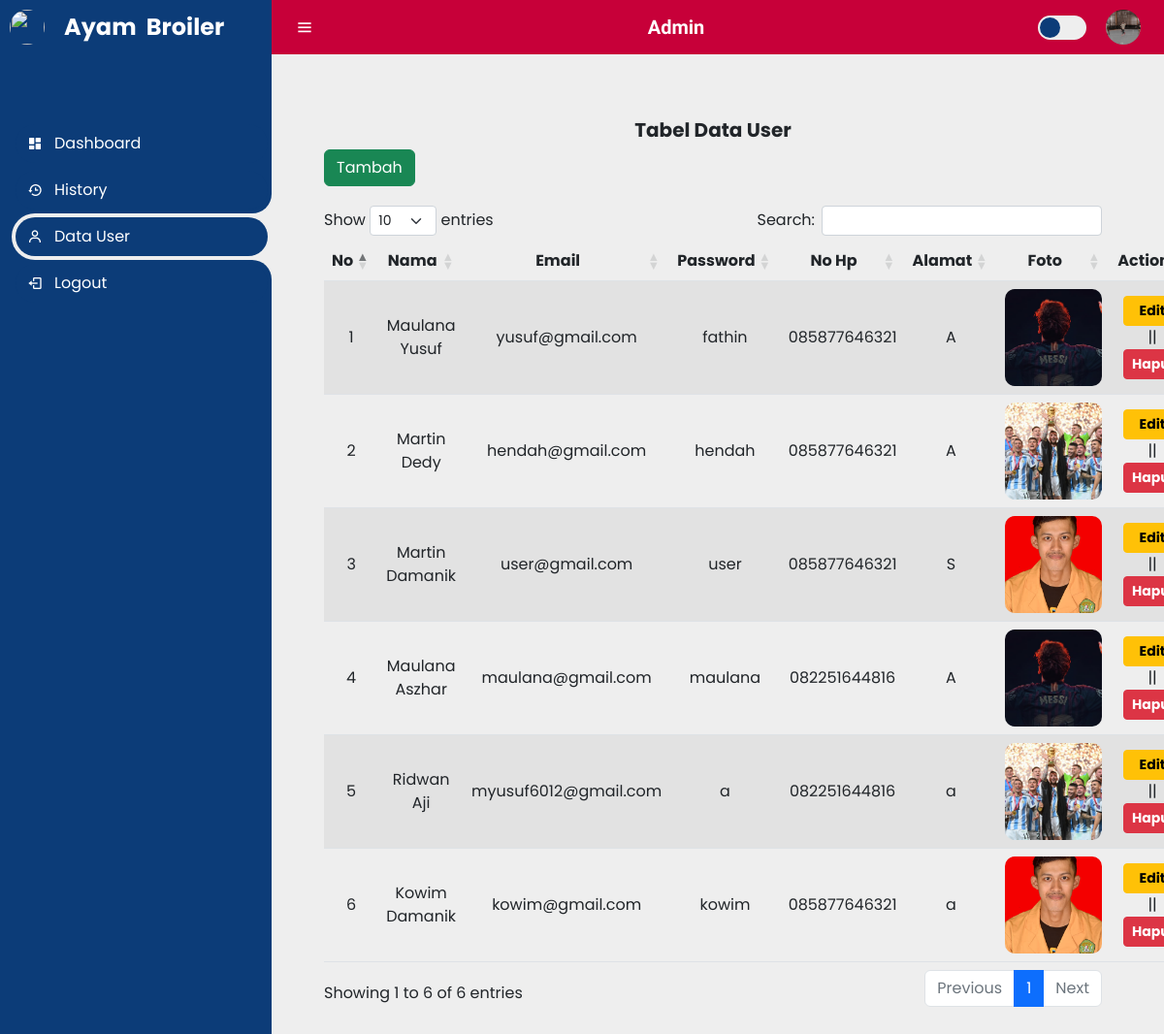
The app's page /data_user.php (signed in) with its own data.
### tables this page shows
CREATE TABLE `data_user` (
  `id` int(11) NOT NULL,
  `nama_depan` varchar(255) NOT NULL,
  `nama_belakang` varchar(255) NOT NULL,
  `email` varchar(255) NOT NULL,
  `password` varchar(255) NOT NULL,
  `no_hp` varchar(255) NOT NULL,
  `alamat` varchar(255) NOT NULL,
  `foto` varchar(255) NOT NULL,
  `waktu` datetime NOT NULL DEFAULT current_timestamp()
);

### data_user.php (the view, shortened to what this page needs)
<?php
include "db.php";
$user = mysqli_query($conn,"SELECT * FROM data_user");
?>
<!DOCTYPE html>
<html lang="en">
<head>
	<link href='https://unpkg.com/boxicons@2.0.9/css/boxicons.min.css' rel='stylesheet'>
	<link rel="stylesheet" href="assets/style.css">
    <link rel="stylesheet" href="https://cdnjs.cloudflare.com/ajax/libs/twitter-bootstrap/5.2.0/css/bootstrap.min.css">
  <link rel="stylesheet" href="https://cdn.datatables.net/1.13.4/css/dataTables.bootstrap5.min.css">
</head>
<body>
	<section id="sidebar">
		<a href="assets/img/f.jpg" target="_blank"class="brand" style="">
            <img src="assets/img/f.jpg">
			<span class="text">Ayam&nbsp&nbspBroiler</span>
		</a>
		<ul class="side-menu top">
			<li >
			<button onclick="window.location.href='index_admin.php'">
				<i class='bx bxs-dashboard' ></i>
				<span class="text">Dashboard</span>
			</button>
			</li>
			<li>
				<button onclick="window.location.href='histori_admin.php'">
					<i class='bx bx-history'></i>
					<span class="text">History</span>
				</button>
			</li>
			<li class="active">
				<button onclick="window.location.href='data_user.php'">
                    <i class='bx bx-user' ></i>
					<span class="text">Data User</span>
				</button>
			</li>
			<li>
				<button onclick="contoh()">
					<i class='bx bx-log-out'></i>
					<span class="text" >Logout</span>
				</button>
			</li>
		</ul>
	</section>
	<section id="content">
		<nav>
			<i class='bx bx-menu' ></i>
			<b>Admin</b>
			<div class="nav-right">
				<label for="switch-mode" class="switch-mode"></label>
				<a href="#" class="profile">
					<img src="assets/img/yusuf.jpg">
				</a>
			</div>
		</nav>
		<main>
            <div class="tabel">
                <center><h5 style="margin-top:10px;"><b>Tabel Data User</b></h5></center>
                <table id="example" class="table table-striped" style="width:100%">
                <a href="tambah_user.php"><button type="button" class="btn btn-success" style="margin-bottom:20px">Tambah</button></a>
                <thead>
                    <tr >
                        <th class="text-center">No</th>
                        <th class="text-center">Nama</th>
                        <th class="text-center">Email</th>
                        <th class="text-center">Password</th>
                        <th class="text-center">No Hp</th>
                        <th class="text-center">Alamat</th>
                        <th class="text-center">Foto</th>
                        <th class="text-center">Action</th>
                    </tr>
                </thead>
                <tbody class="text-center">
                    <?php
                    $no=1;
                        while($data_user=mysqli_fetch_array($user)){
                    ?>
                        <tr class="align-middle">
                            <td><?php echo $no ?></td>
                            <td ><?php echo ucwords(strtolower($data_user['nama_depan']))." ".ucwords(strtolower($data_user['nama_belakang'])) ?></td>
                            <td><?php echo $data_user['email'] ?></td>
                            <td><?php echo $data_user['password'] ?></td>
                            <td><?php echo $data_user['no_hp'] ?></td>
                            <td><?php echo $data_user['alamat'] ?></td>
                            <td><a href="assets/foto/<?php echo $data_user['foto'] ?>" target="_blank"><img src="assets/foto/<?php echo $data_user['foto'] ?>" alt="" style="object-fit: cover;width:100px;height:100px;border-radius:10px"></a></td>
                            <td><a style="text-decoration:none" href="edit_admin.php?id_user=<?php echo $data_user['id']?>">
                            <button class="btn btn-sm btn-warning" style="width:60px"><b>Edit</b></button> </a> ||
                            <button style="width:60px" class="btn btn-sm btn-danger" onclick="hapus(<?php echo $data_user['id']?>)" ><b>Hapus</b></button>
                            </td>
                        </tr>
                    <?php
                    $no++;
                        }
                    ?>
                    </tbody>
                </table>
            </div>
		</main>
	</section>
</body>
</html>

### assets/style.css (style rules this page uses)
* { margin: 0; padding: 0; box-sizing: border-box; font-family:'poppins',sans-serif; }
li { list-style: none; }
:root { --poppins: 'Poppins', sans-serif; --lato: 'Lato', sans-serif; --belanosima: 'Belanosima', sans-serif; --blue: #0C3C78; --red: rgb(199,0,57); --yellow: rgba(255, 172, 65, 1); --green: rgba(23, 183, 148, 1); --light-blue: rgba(54, 162, 235, 1); --grey: #eee; --light: #F9F9F9; --dark-grey: #AAAAAA; --dark: #342E37; --light-yellow: #FFF2C6; --light-orange: #FFE0D3; --white: white; }
html { overflow-x: hidden; }
body { background: var(--grey); overflow-x: hidden; }
#sidebar { position: fixed; top: 0; left: 0; width: 280px; height: 100%; background: #0C3C78; z-index: 2000; font-family: var(--lato); transition: .3s ease; overflow-x: hidden; scrollbar-width: none; }
#sidebar a { text-decoration: none; }
#sidebar .brand { font-size: 24px; font-weight: 700; height: 56px; display: flex; align-items: center; color: white; position: sticky; top: 0; left: 0; background: #0C3C78; z-index: 500; padding-bottom: 20px; box-sizing: content-box; }
#sidebar .brand img { margin-left: 10px; margin-right: 20px; width: 36px; height: 36px; object-fit: cover; border-radius: 50%; }
#sidebar .side-menu { width: 100%; margin-top: 48px; }
#sidebar .side-menu li { height: 48px; background: transparent; margin-left: -20px; border-radius: 48px 0 0 48px; padding: 4px; }
#sidebar .side-menu li button { border: none; outline: none; width: 100%; height: 100%; background: var(--blue); display: flex; align-items: center; border-radius: 48px; font-size: 16px; color: white; white-space: nowrap; overflow-x: hidden; }
#sidebar .side-menu li.active { background: var(--grey); position: relative; }
#sidebar .side-menu.top li.active button { color: white; background: var(--blue); }
#sidebar .side-menu li.active::before { content: ''; position: absolute; width: 40px; height: 40px; border-radius: 50%; top: -40px; right: 0; box-shadow: 20px 20px 0 var(--grey); z-index: -1; }
#sidebar .side-menu li.active::after { content: ''; position: absolute; width: 40px; height: 40px; border-radius: 50%; bottom: -40px; right: 0; box-shadow: 20px -20px 0 var(--grey); z-index: -1; }
#sidebar .side-menu li button .bx { min-width: calc(60px - ((4px + 6px) * 2)); display: flex; justify-content: center; }
#content { position: relative; width: calc(100% - 280px); left: 280px; transition: .3s ease; }
#content nav { height: 56px; background: var(--red); padding: 0 24px; display: flex; align-items: center; grid-gap: 24px; font-family: var(--lato); position: sticky; top: 0; left: 0; z-index: 1000; justify-content: space-between; }
#content nav a { color: var(--dark); }
#content nav .bx.bx-menu { font-size: 20px; cursor: pointer; color: var(--white); }
#content nav .profile img { margin-left: 20px; width: 36px; height: 36px; object-fit: cover; border-radius: 50%; }
#content nav .switch-mode { display: block; min-width: 50px; height: 25px; border-radius: 25px; background: var(--grey); cursor: pointer; position: relative; }
#content nav .switch-mode::before { content: ''; position: absolute; top: 2px; left: 2px; bottom: 2px; width: calc(25px - 4px); background: var(--blue); border-radius: 50%; transition: all .3s ease; }
#content nav .nav-right { display: flex; align-items: center; }
#content nav b { font-family: var(--belanosima); font-size: 20px; color: var(--white); }
#content main { background: var(--grey); width: 100%; padding: 36px 24px 36px 24px; font-family: var(--poppins); max-height: calc(100% - 56px); min-height: 100vh; overflow-y: auto; }
#content main .tabel { padding:20px 40px 30px 30px; }

### records on screen
data_user: nama_depan "Maulana", nama_belakang "Yusuf", email "yusuf@gmail.com", password "fathin", no_hp "085877646321", alamat "A", foto (picture)
data_user: nama_depan "Martin", nama_belakang "Dedy", email "hendah@gmail.com", password "hendah", no_hp "085877646321", alamat "A", foto (picture)
data_user: nama_depan "Martin", nama_belakang "Damanik", email "user@gmail.com", password "user", no_hp "085877646321", alamat "S", foto (picture)
data_user: nama_depan "Maulana", nama_belakang "Aszhar", email "maulana@gmail.com", password "maulana", no_hp "082251644816", alamat "A", foto (picture)
data_user: nama_depan "Ridwan", nama_belakang "Aji", email "myusuf6012@gmail.com", password "a", no_hp "082251644816", alamat "a", foto (picture)
data_user: nama_depan "Kowim", nama_belakang "Damanik", email "kowim@gmail.com", password "kowim", no_hp "085877646321", alamat "a", foto (picture)
